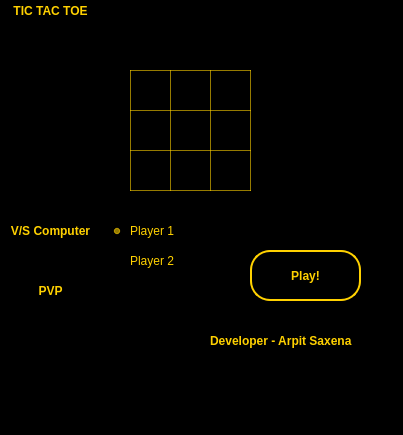
<?xml version="1.0" encoding="UTF-8"?>
<ui version="4.0">
 <class>MainWindow</class>
 <widget class="QMainWindow" name="MainWindow">
  <property name="enabled">
   <bool>true</bool>
  </property>
  <property name="geometry">
   <rect>
    <x>0</x>
    <y>0</y>
    <width>403</width>
    <height>435</height>
   </rect>
  </property>
  <property name="windowTitle">
   <string>MainWindow</string>
  </property>
  <property name="styleSheet">
   <string notr="true"/>
  </property>
  <widget class="QWidget" name="centralWidget">
   <property name="styleSheet">
    <string notr="true">*{
	background: rgb(0,0,0);
	color: rgb(255, 209, 0);
}

QPushButton{
	border: 1px solid rgb(255, 209, 0);
	background: black;
	color: rgb(255, 209, 0);
}

QPushButton[id=&quot;1&quot;]{
	color: rgb(0, 231, 255);
}

#pushButton[id=&quot;1&quot;], #pushButton[id=&quot;2&quot;]{
	color: rgb(255, 209, 0);
}

QPushButton[id=&quot;2&quot;]{
	color:rgb(102, 255, 0);
}

#pushButton{
	border: 2px solid rgb(255, 209, 0);
	border-radius: 20px;
	padding: 10px;
	background: black;
}

QPushButton:!enabled{
	border: 1px solid rgba(255, 209, 0, 150);
}

QLabel, QPushButton{
	font-weight: bold;
}

#win[id=&quot;1&quot;]{
	color: rgb(0, 231, 255);
}

#win[id=&quot;2&quot;]{
	color: rgb(102, 255, 0);
}

#win[id=&quot;0&quot;]{
	color: rgb(255, 209, 0);
}</string>
   </property>
   <widget class="QRadioButton" name="player1">
    <property name="geometry">
     <rect>
      <x>110</x>
      <y>220</y>
      <width>111</width>
      <height>22</height>
     </rect>
    </property>
    <property name="autoFillBackground">
     <bool>false</bool>
    </property>
    <property name="text">
     <string>Player 1</string>
    </property>
    <property name="checkable">
     <bool>true</bool>
    </property>
    <property name="checked">
     <bool>true</bool>
    </property>
   </widget>
   <widget class="QRadioButton" name="player2">
    <property name="geometry">
     <rect>
      <x>110</x>
      <y>250</y>
      <width>111</width>
      <height>22</height>
     </rect>
    </property>
    <property name="text">
     <string>Player 2</string>
    </property>
   </widget>
   <widget class="QPushButton" name="pushButton">
    <property name="geometry">
     <rect>
      <x>250</x>
      <y>250</y>
      <width>111</width>
      <height>51</height>
     </rect>
    </property>
    <property name="text">
     <string>Play!</string>
    </property>
   </widget>
   <widget class="QPushButton" name="l00">
    <property name="enabled">
     <bool>false</bool>
    </property>
    <property name="geometry">
     <rect>
      <x>130</x>
      <y>70</y>
      <width>41</width>
      <height>41</height>
     </rect>
    </property>
    <property name="text">
     <string/>
    </property>
   </widget>
   <widget class="QPushButton" name="l10">
    <property name="enabled">
     <bool>false</bool>
    </property>
    <property name="geometry">
     <rect>
      <x>130</x>
      <y>110</y>
      <width>41</width>
      <height>41</height>
     </rect>
    </property>
    <property name="text">
     <string/>
    </property>
   </widget>
   <widget class="QPushButton" name="l20">
    <property name="enabled">
     <bool>false</bool>
    </property>
    <property name="geometry">
     <rect>
      <x>130</x>
      <y>150</y>
      <width>41</width>
      <height>41</height>
     </rect>
    </property>
    <property name="text">
     <string/>
    </property>
   </widget>
   <widget class="QPushButton" name="l21">
    <property name="enabled">
     <bool>false</bool>
    </property>
    <property name="geometry">
     <rect>
      <x>170</x>
      <y>150</y>
      <width>41</width>
      <height>41</height>
     </rect>
    </property>
    <property name="text">
     <string/>
    </property>
   </widget>
   <widget class="QPushButton" name="l11">
    <property name="enabled">
     <bool>false</bool>
    </property>
    <property name="geometry">
     <rect>
      <x>170</x>
      <y>110</y>
      <width>41</width>
      <height>41</height>
     </rect>
    </property>
    <property name="text">
     <string/>
    </property>
   </widget>
   <widget class="QPushButton" name="l01">
    <property name="enabled">
     <bool>false</bool>
    </property>
    <property name="geometry">
     <rect>
      <x>170</x>
      <y>70</y>
      <width>41</width>
      <height>41</height>
     </rect>
    </property>
    <property name="text">
     <string/>
    </property>
   </widget>
   <widget class="QPushButton" name="l22">
    <property name="enabled">
     <bool>false</bool>
    </property>
    <property name="geometry">
     <rect>
      <x>210</x>
      <y>150</y>
      <width>41</width>
      <height>41</height>
     </rect>
    </property>
    <property name="text">
     <string/>
    </property>
   </widget>
   <widget class="QPushButton" name="l12">
    <property name="enabled">
     <bool>false</bool>
    </property>
    <property name="geometry">
     <rect>
      <x>210</x>
      <y>110</y>
      <width>41</width>
      <height>41</height>
     </rect>
    </property>
    <property name="palette">
     <palette>
      <active>
       <colorrole role="WindowText">
        <brush brushstyle="SolidPattern">
         <color alpha="255">
          <red>255</red>
          <green>209</green>
          <blue>0</blue>
         </color>
        </brush>
       </colorrole>
       <colorrole role="Button">
        <brush brushstyle="SolidPattern">
         <color alpha="255">
          <red>0</red>
          <green>0</green>
          <blue>0</blue>
         </color>
        </brush>
       </colorrole>
       <colorrole role="Text">
        <brush brushstyle="SolidPattern">
         <color alpha="255">
          <red>255</red>
          <green>209</green>
          <blue>0</blue>
         </color>
        </brush>
       </colorrole>
       <colorrole role="ButtonText">
        <brush brushstyle="SolidPattern">
         <color alpha="255">
          <red>255</red>
          <green>209</green>
          <blue>0</blue>
         </color>
        </brush>
       </colorrole>
       <colorrole role="Base">
        <brush brushstyle="SolidPattern">
         <color alpha="255">
          <red>0</red>
          <green>0</green>
          <blue>0</blue>
         </color>
        </brush>
       </colorrole>
       <colorrole role="Window">
        <brush brushstyle="SolidPattern">
         <color alpha="255">
          <red>0</red>
          <green>0</green>
          <blue>0</blue>
         </color>
        </brush>
       </colorrole>
      </active>
      <inactive>
       <colorrole role="WindowText">
        <brush brushstyle="SolidPattern">
         <color alpha="255">
          <red>255</red>
          <green>209</green>
          <blue>0</blue>
         </color>
        </brush>
       </colorrole>
       <colorrole role="Button">
        <brush brushstyle="SolidPattern">
         <color alpha="255">
          <red>0</red>
          <green>0</green>
          <blue>0</blue>
         </color>
        </brush>
       </colorrole>
       <colorrole role="Text">
        <brush brushstyle="SolidPattern">
         <color alpha="255">
          <red>255</red>
          <green>209</green>
          <blue>0</blue>
         </color>
        </brush>
       </colorrole>
       <colorrole role="ButtonText">
        <brush brushstyle="SolidPattern">
         <color alpha="255">
          <red>255</red>
          <green>209</green>
          <blue>0</blue>
         </color>
        </brush>
       </colorrole>
       <colorrole role="Base">
        <brush brushstyle="SolidPattern">
         <color alpha="255">
          <red>0</red>
          <green>0</green>
          <blue>0</blue>
         </color>
        </brush>
       </colorrole>
       <colorrole role="Window">
        <brush brushstyle="SolidPattern">
         <color alpha="255">
          <red>0</red>
          <green>0</green>
          <blue>0</blue>
         </color>
        </brush>
       </colorrole>
      </inactive>
      <disabled>
       <colorrole role="WindowText">
        <brush brushstyle="SolidPattern">
         <color alpha="255">
          <red>255</red>
          <green>209</green>
          <blue>0</blue>
         </color>
        </brush>
       </colorrole>
       <colorrole role="Button">
        <brush brushstyle="SolidPattern">
         <color alpha="255">
          <red>0</red>
          <green>0</green>
          <blue>0</blue>
         </color>
        </brush>
       </colorrole>
       <colorrole role="Text">
        <brush brushstyle="SolidPattern">
         <color alpha="255">
          <red>255</red>
          <green>209</green>
          <blue>0</blue>
         </color>
        </brush>
       </colorrole>
       <colorrole role="ButtonText">
        <brush brushstyle="SolidPattern">
         <color alpha="255">
          <red>255</red>
          <green>209</green>
          <blue>0</blue>
         </color>
        </brush>
       </colorrole>
       <colorrole role="Base">
        <brush brushstyle="SolidPattern">
         <color alpha="255">
          <red>0</red>
          <green>0</green>
          <blue>0</blue>
         </color>
        </brush>
       </colorrole>
       <colorrole role="Window">
        <brush brushstyle="SolidPattern">
         <color alpha="255">
          <red>0</red>
          <green>0</green>
          <blue>0</blue>
         </color>
        </brush>
       </colorrole>
      </disabled>
     </palette>
    </property>
    <property name="text">
     <string/>
    </property>
   </widget>
   <widget class="QPushButton" name="l02">
    <property name="enabled">
     <bool>false</bool>
    </property>
    <property name="geometry">
     <rect>
      <x>210</x>
      <y>70</y>
      <width>41</width>
      <height>41</height>
     </rect>
    </property>
    <property name="text">
     <string/>
    </property>
   </widget>
   <widget class="QLabel" name="win">
    <property name="geometry">
     <rect>
      <x>120</x>
      <y>10</y>
      <width>141</width>
      <height>51</height>
     </rect>
    </property>
    <property name="text">
     <string/>
    </property>
    <property name="textFormat">
     <enum>Qt::RichText</enum>
    </property>
    <property name="alignment">
     <set>Qt::AlignCenter</set>
    </property>
   </widget>
   <widget class="QLabel" name="label">
    <property name="geometry">
     <rect>
      <x>210</x>
      <y>330</y>
      <width>181</width>
      <height>21</height>
     </rect>
    </property>
    <property name="text">
     <string>Developer - Arpit Saxena</string>
    </property>
   </widget>
   <widget class="QLabel" name="label_2">
    <property name="geometry">
     <rect>
      <x>0</x>
      <y>220</y>
      <width>101</width>
      <height>21</height>
     </rect>
    </property>
    <property name="font">
     <font>
      <weight>75</weight>
      <bold>true</bold>
     </font>
    </property>
    <property name="text">
     <string>V/S Computer</string>
    </property>
    <property name="alignment">
     <set>Qt::AlignCenter</set>
    </property>
   </widget>
   <widget class="QLabel" name="label_3">
    <property name="geometry">
     <rect>
      <x>0</x>
      <y>280</y>
      <width>101</width>
      <height>21</height>
     </rect>
    </property>
    <property name="font">
     <font>
      <weight>75</weight>
      <bold>true</bold>
     </font>
    </property>
    <property name="text">
     <string>PVP</string>
    </property>
    <property name="alignment">
     <set>Qt::AlignCenter</set>
    </property>
   </widget>
   <widget class="QRadioButton" name="pvp">
    <property name="geometry">
     <rect>
      <x>110</x>
      <y>280</y>
      <width>111</width>
      <height>22</height>
     </rect>
    </property>
    <property name="text">
     <string/>
    </property>
   </widget>
   <widget class="QLabel" name="label_4">
    <property name="geometry">
     <rect>
      <x>0</x>
      <y>0</y>
      <width>101</width>
      <height>21</height>
     </rect>
    </property>
    <property name="font">
     <font>
      <weight>75</weight>
      <bold>true</bold>
     </font>
    </property>
    <property name="text">
     <string>TIC TAC TOE</string>
    </property>
    <property name="alignment">
     <set>Qt::AlignCenter</set>
    </property>
   </widget>
   <zorder>l20</zorder>
   <zorder>player1</zorder>
   <zorder>player2</zorder>
   <zorder>pushButton</zorder>
   <zorder>l00</zorder>
   <zorder>l10</zorder>
   <zorder>l21</zorder>
   <zorder>l11</zorder>
   <zorder>l01</zorder>
   <zorder>l22</zorder>
   <zorder>l12</zorder>
   <zorder>l02</zorder>
   <zorder>win</zorder>
   <zorder>label</zorder>
   <zorder>label_2</zorder>
   <zorder>label_3</zorder>
   <zorder>pvp</zorder>
   <zorder>label_4</zorder>
  </widget>
 </widget>
 <layoutdefault spacing="6" margin="11"/>
 <resources/>
 <connections/>
</ui>
